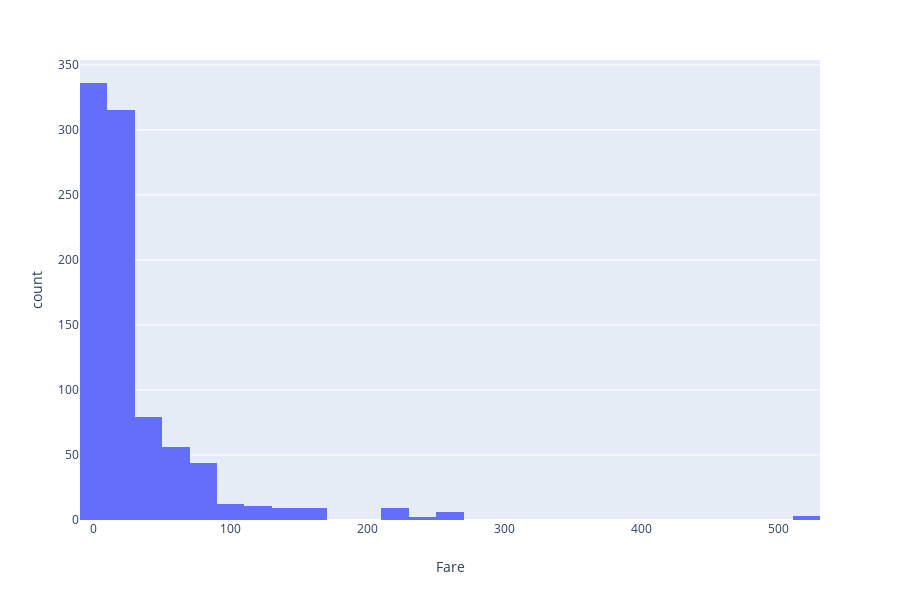

Notebook cell for this chart:
### Code cell
pex.histogram(data_frame=train, x='Fare', nbins=30)

### Figure 1 — Plotly figure (JSON) as saved in the notebook; plotly's stock layout.template omitted (floating-point values rounded to 4 significant figures; data arrays with more than 128 entries replaced by an {"elided": "..."} marker saying what was removed)
{"data": [{"alignmentgroup": "True", "hovertemplate": "Fare=%{x}<br>count=%{y}<extra></extra>", "legendgroup": "", "marker": {"color": "#636efa"}, "name": " ", "nbinsx": 30, "offsetgroup": "", "orientation": "v", "showlegend": false, "type": "histogram", "uid": "f6d2e2a8-f0c1-4dd1-94e3-6a59f9e12baa", "x": {"elided": "891 float values"}, "xaxis": "x", "yaxis": "y"}], "layout": {"barmode": "stack", "grid": {"xaxes": ["x"], "xgap": 0.1, "xside": "bottom", "yaxes": ["y"], "ygap": 0.1, "yside": "left"}, "height": 600, "legend": {"tracegroupgap": 0}, "margin": {"t": 60}, "xaxis": {"title": {"text": "Fare"}}, "yaxis": {"title": {"text": "count"}}}}
